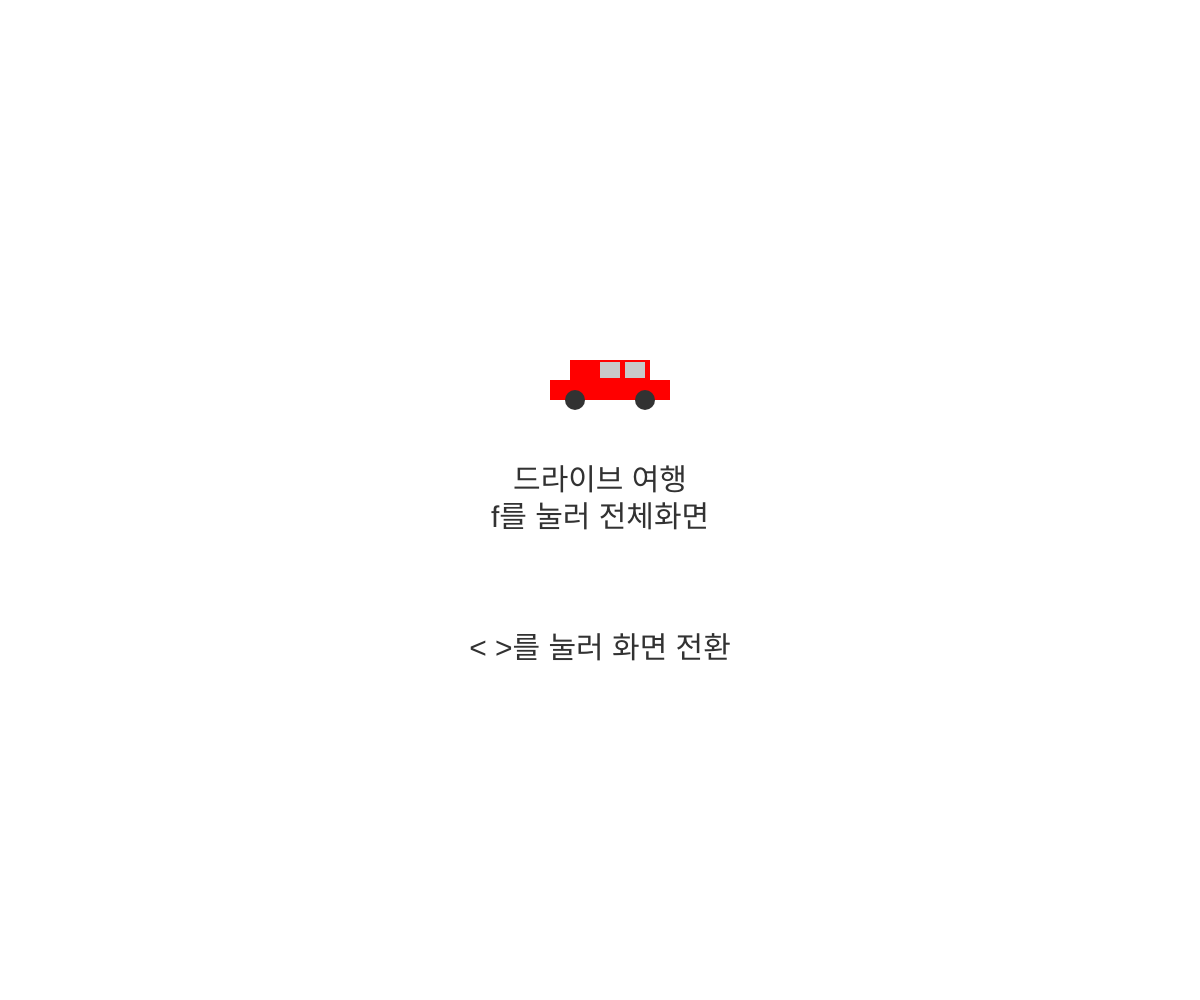
Frame 1 (no input)
Frame 60 (no input): identical to frame 1, image omitted
Frame 120 (the mouse pressed at the canvas centre since frame 60): identical to frame 1, image omitted

The p5.js sketch that drew this single still picture (run headless with seeded random() and noise() and a simulated clock; from frame 60 on, the mouse is pressed at the canvas centre):

// p5.js sketch
// ── sketch.js
//장면1
let baseW = 1200;  //x비율
let baseH = 800;  //y비율
let scaleFactor, offsetX, offsetY;  //기준좌표계 설정 변수
let HR = 0;  //핸들 회전
let excelColor, breakColor;
let breakState = false;  //브레이크 감지
let gearY = -150;  //기어 위치
let gearState = "P"  //현재 기어 단계
let colors; //기어 색상 배열
let colorIndex = 0; //기어 색상 인덱스1
let draggingGear = 0;  //마우스 드래그 상태
let SR = 15;  //사이드브레이크 회전
let sX = -250;  //사이드브레이크 버튼 위치
let sideB = false;  //사이드브레이크 감지
let sideState = "lock";  //현재 사이드브레이크 상태
let engine = "OFF";  //엔진 상태
let start = -1;  //시동

//장면2
let a = -100
let tx = [0, 0, 0, 0, 0]
let ty = [0, 0, 0, 0, 0]
let ts = [0, 0, 0, 0, 0]
let speed = 3;

//장면3
let x = 50;
let y = 650;
let r = 0;

let sx = 1000;
let sy = 900;
let nums = [];


let Ant = 0;

//오프닝
let ox;
let oy;
let numO = [];

//엔딩
let textMassage;
let AIcode;
let textH;

function setup() {
  createCanvas(windowWidth, windowHeight);
  excelColor = color(180);
  breakColor = color(180);
  colors = [color(255, 0, 0), color(0, 0, 0)];
  makeR();
  makeR2();
  
  ox = windowWidth;
  oy = windowHeight - 100;
  //엔딩크레딧
  textH = windowHeight;
  textMassage = '김민석\n이번 프로젝트를 진행하면서, 한 학기 동안 배운 내용만으로도 주제에 맞는 디자인과 인터랙션 요소를\n 구현해내며 생각보다 많은 것을 표현할 수 있다는 점이 신기하고 흥미로웠습니다.\n특히, AI를 활용하는 과정에서는 처음에 원하는 결과가 잘 나오지 않아 어려움을 겪었지만, \n프로젝트를 진행하면서 AI에게 효과적으로 질문하는 방법을 익히게 되었고, \n앞으로도 다른 프로젝트에서 AI를 얼마나 잘 활용하느냐가 중요한 역량이 될 것이라는 점을 느꼈습니다.\n다만, 코드가 점점 길어지고 변수도 많아지면서 작은 수정조차 쉽지 않아 \n코드의 구조화와 주석의 중요성을 깨달았습니다.\n\n맹창영\n이번에 art&tech 수업을 하면서 처음으로 자바스크립트와 p5를 배우게 되었는데\n이해가 잘 안돼서 어려울 때도 있었지만 천천히 알아가면서 배운 점이 매우 많았다고 생각한다.\n단순히 글자만 나오는 코드가 아니라 실시간으로 그림이 그려지는 p5.js에서만 할 수 있는 것이 있을거라고 생각해\n 수업이 끝나고 앞으로도 더 많은 활용방안이 있을지 찾아봐야겠다고 생각했다.\n 또한 팀플을 하면서 각자의 의견을 합쳐서 어떤 식으로 만들어내야할지 고민을 하고,\n 각자 맡은 역할을 제대로 하여서 결과물이 완성되었을 때 뿌듯함까지 느껴졌다.\n 앞으로 이러한 팀플을 더욱 많이 하게 될 텐데 그 때를 위한 좋은 경험이 된 것 같았다.\n\n조민혁\n대학교에 처음 와서 무언가 프로젝트를 해볼 수 있었는데 좋은 경험이였습니다.\n또 강의시간에 가르쳐주신 것들을 충분히 이용해볼 수 있어서 더 뜻 깊었던 것 같습니다.\n그리고 모르는 부분이 있을 때나 오류가 있을 때 동급생이지만 \n팀원들에게 조언을 구하며 진행할 수 있어서 좋았습니다.\n그리고 다같이 서로의 것들을 확인해가며 피드백을 주고받을 수 있었고 그랬기에 \n원했던 결과물을 만들어낼 수 있었던 것 같습니다.\n';
  AIcode = `//AI 사용 콘텐츠 20%
기준좌표계설정
마우스의 좌표를 기준좌표계로 변경
색 깜빡임
마우스 드래그
배경 그라데이션
나무
자동차
let baseW = 1200;  //x비율
let baseH = 800;  //y비율
let scaleFactor, offsetX, offsetY;  //기준좌표계 설정 변수
let draggingGear = 0;

function setup() {
  colors = [color(255, 0, 0), color(0, 0, 0)];
}

function draw() {
//색 반복
if (frameCount % 20 === 0) {	
    colorIndex = 1 - colorIndex;
    }
}

//기준좌표계
function referenceFrame() {
  scaleFactor = min(windowWidth / baseW, windowHeight / baseH);
  offsetX = (windowWidth - baseW * scaleFactor) / 2;
  offsetY = (windowHeight - baseH * scaleFactor) / 2;

  translate(offsetX, offsetY);
  scale(scaleFactor);
}

function screenToCanvas(mx, my) {
  return {
    x: (mx - offsetX) / scaleFactor,
    y: (my - offsetY) / scaleFactor
  };
}

function gear() {
  let gearBoxX = baseW * 3 / 4;
  let gearBoxY = (baseH - 300) / 2;

  //마우스를 기준 좌표로 변환
  let canvasMouse = screenToCanvas(mouseX, mouseY);
  let my = canvasMouse.y - gearBoxY;  //기준 좌표의 mouseY
  let mx = canvasMouse.x - gearBoxX;  //기준 좌표의 mouseX

  if(gearState == "D") {
    fill(0);
  }
  else {
   fill(colors[colorIndex]); //기어 깜빡이
  }

  if (
    mouseIsPressed &&
    breakState == true &&
    !draggingGear &&
    my > gearY - 50 &&
    my < gearY + 50 &&
    mx > gearX - 150 &&
    mx < gearX + 150
  ) {
    draggingGear = true;
  }

  // 드래그 중일 때 위치 업데이트
  if (draggingGear) {
    gearY = constrain(my, -150, 150);
  } else {
  // 자동 정렬 및 상태 저장
    if (gearY < -100) {
      gearY = -150;
      gearState = "P";
    } else if (gearY < 0) {
      gearY = -50;
      gearState = "R";
    } else if (gearY < 100) {
      gearY = 50;
      gearState = "N";
    } else {
      gearY = 150;
      gearState = "D";
    }
  }
}

function mouseReleased() {
  draggingGear = false;
}

function keyPressed() {
  if (key === 'b') {
    sideB = !sideB;
    if (sideB && SR == 0) {
      SR = 0.1;
    }
  }
}

function windowResized() {
  resizeCanvas(windowWidth, windowHeight);
}

배경화면 그라데이션 코드
function drawSkyGradient() {
  for (let y = 0; y < height; y++) {
    let inter = map(y, 0, height, 0, 1);
    let c = lerpColor(color(135, 206, 250), color(255, 255, 255), inter);
    stroke(c);
    line(0, y, width, y);
  }
}
나무 생성 함수
function drawTree(x, y, s = 1) {
  let trunkWidth = 20 * s;
  let trunkHeight = 60 * s;
  let leafSize = 60 * s;

  // 줄기
  fill(101, 67, 33);
  rect(x - trunkWidth / 2, y - trunkHeight, trunkWidth, trunkHeight);

  // 잎사귀
  fill(34, 139, 34);
  ellipse(x, y - trunkHeight - leafSize * 0.2, leafSize * 1.4, leafSize * 1.4);
  ellipse(x - leafSize * 0.4, y - trunkHeight - leafSize * 0.1, leafSize, leafSize);
  ellipse(x + leafSize * 0.4, y - trunkHeight - leafSize * 0.1, leafSize, leafSize);
  ellipse(x - leafSize * 0.25, y - trunkHeight - leafSize * 0.5, leafSize, leafSize);
  ellipse(x + leafSize * 0.25, y - trunkHeight - leafSize * 0.5, leafSize, leafSize);
}
자동차 생성 함수
function drawCar(x, y) {
  // 차체
  fill(255, 0, 0); // 빨간색
  noStroke();
  rect(x, y - 20, 120, 20); // 아래 본체
  rect(x + 20, y - 40, 80, 20); // 윗부분

  // 창문
  fill(200);
  rect(x + 50, y - 38, 20, 16); // 앞 창문
  rect(x + 75, y - 38, 20, 16); // 뒷 창문

  // 바퀴
  fill(50);
  ellipse(x + 25, y, 20, 20);
  ellipse(x + 95, y, 20, 20);
}
`;
}

function draw() {
  background(255);
  
  //장면1
  if(Ant == 1){
    push();
    referenceFrame();
    if (frameCount % 20 === 0) {
    colorIndex = 1 - colorIndex;
    }
    rectMode(CENTER);
    strokeWeight(3);
    textAlign(CENTER, CENTER);
    drawLine();
    handle();
    pedel();
    gear();
    sideBreak();
    turnOn();
    pop();
  }
  //장면2
  else if(Ant == 2){
    push();
    noStroke()
    background(200, 230, 255)
    a += speed
    if(a >= width){
      a = -100
      for(let i = 0; i < 5; i++){
        tx[i] = random(i / 5 * width, (i + 1) / 5 * width)
        ty[i] = random(height - 250, height - 400)
        ts[i] = random(0.8, 1.2)
      }
    }
  fill("#52A352")
  quad(0, height, width, height, width, height - 400, 0, height - 400)
  
  fill(0)
  quad(0, height - 250, 0, height - 50, width, height - 50, width, height - 250)
  fill(120)
  quad(0, height - 50, width, height - 50, width, height - 40, 0, height - 40)
  quad(0, height - 250, width, height - 250, width, height - 240, 0, height - 240)
  fill(255, 255, 0)
  for (let i = 0; i < windowWidth; i = i + 200)
    {
      quad(i, height - 150, i, height - 140, i + 100, height - 140,i + 100, height - 150)
    }
  for(let i = 0; i < 5; i++){
    drawTree(tx[i], ty[i], ts[i])
  }

    drawCar(a, height - 90); // 자동차 위치 (x, y)
    textSize(30)
    text("속도 : ", 100, 100)
    text(speed + 97, 180, 100);
    fill(240, 0, 0);
    ellipse(width - 100, 100, 120)
    fill(255)
    ellipse(width - 100, 100, 100)
    fill(0)
    textSize(40)
    stroke(10)
    text('130', width - 131, 115)
    pop();
  }
  //장면3
  else if(Ant == 3){
    push();
    background(0,255,255);
    referenceFrame();  //가장 먼저 호출 해야 됨

    drawRoad();
    drawMountain();
    if(x<810) {
      drawCar(x,y);
      x+=10;
      y-=3;
    }

    else if(x>=810) {
    x +=4;
    y +=5;
    r +=2;
    push();
    translate(x,y);
    rotate(radians(r));
    drawCar(0,0);
    pop();

    }
    if(y>1500) {
      smoke();
      sy -=2;
    }
    pop();
  }
  //오프닝
  else if(Ant == 0) {
    push();
    textAlign(CENTER, CENTER);
    Opening();
    pop();
  }
  //엔딩
  else if(Ant == 4) {
    push();
    textAlign(CENTER, TOP);
    ending();
    pop();
  }
  else if(Ant == 5){
    push();
    text("주요 기능\n\nAnt 변수를 이용해 전체적인 장면 전환을 할 수 있게 하였습니다.\n\nwindowResized함수를 사용해 전체화면을 자연스럽게 할 수 있게 하였습니다.\n\nOpening, ending 등의 함수와 같이 각 장면별로 함수를 나누어서 draw함수 안을 복잡하게 하지 않아 유지보수를 쉽게 만들었습니다.\n\ndrawcar함수를 이용해서 장면 2와 장면 3의 자동차 모양을 통일시켰습니다.\n\nmousedpressed함수를 이용하여 키보드를 이용한 사용자와의 상호작용을 할 수 있게 하였습니다.\n\npush,pop함수를 이용하여 각 코드들이 서로에게 영향을 끼치지 않도록 설계하였습니다.\n\n각 장면들 이외에도 drawline, handle 등 대부분의 객체들을 최대한 함수로 만들어 함수 내부 또한 복잡하지 않게 만들었습니다.\n\n\n주요 문법\n\nlet - 변수 선언\n\nif, else if - 조건 판단 후 실행\n\nfor - 반복 작업 실행\n\nfunction - 함수 선언",100, 100)
    pop();
  }

}
//오프닝
function Opening() {
  push();
  smokeO();
  textSize(100);
  drawCar(windowWidth/2-50,windowHeight/2-100);
  oy-=2;
  textSize(30);
  text("드라이브 여행\nf를 눌러 전체화면", windowWidth/2, windowHeight/2);
  text("< >를 눌러 화면 전환", windowWidth/2, windowHeight/2 + 150);
  pop();

}
//엔딩
function ending() {
  push();
  textSize(100);
  text('THE END',windowWidth/2, textH);
  textSize(30);
  text(textMassage +'\n' +AIcode,windowWidth/2, textH+300);
  if(textH + 1200 > 0) {
     textH -=1;
  } else {
    textH -= 5;
  }
  // text(textH, 50,50);
  pop();
}

//장면1
function referenceFrame() {
  scaleFactor = min(windowWidth / baseW, windowHeight / baseH);
  offsetX = (windowWidth - baseW * scaleFactor) / 2;
  offsetY = (windowHeight - baseH * scaleFactor) / 2;

  translate(offsetX, offsetY);
  scale(scaleFactor);
}

function screenToCanvas(mx, my) {
  return {
    x: (mx - offsetX) / scaleFactor,
    y: (my - offsetY) / scaleFactor
  };
}

// 경계선
function drawLine() {
  push();
  let x = baseH - 300;
  line(baseW/2, 0, baseW/2, baseH);
  line(0, x, baseW, x);
  line(0, 0, 0, baseH);
  line(baseW, 0, baseW, baseH);
  fill(100);
  pop();
}

// 핸들
function handle() {
  push();

  let x = baseH - 300;

  textSize(50);
  fill(120);
  translate(baseW/4, (baseH - 300)/2);  //300, 250
  //배경
  fill(0);
  text("←", -100, -100);
  text("→", 100, -100);


  rotate(radians(HR));
  fill(120);
  circle(0, 0, 200);
  fill(255);
  noStroke()
  circle(0,0,150);
  fill(120);
  rect(0,-5,180,40);
  rect(0,50,40,75);
  stroke(0);
  noFill();
  circle(0,0,30);

  if(keyIsPressed) {
    if(keyCode === RIGHT_ARROW) {
      HR += 5;
    } else if (keyCode === LEFT_ARROW) {
      HR -= 5;
    }
  }
  pop();
}
// 페달
function pedel() {
  push();
  let x = baseH - 150;
  noStroke();
  textSize(30);
  
  fill(breakColor);
  rect(180, x, 180, 100, 5);
  text("s", 180, x - 80);
  
  fill(excelColor);
  rect(450, x, 100, 180, 5);
  text("w", 450, x - 120);

  // 눌렀을 때 어둡게
  if (keyIsPressed && key === 's') {
    breakColor = color(100);
    breakState = true;
  } else {
    breakColor = color(180);
    breakState = false;
  }

  if (keyIsPressed && key === 'w') {
    excelColor = color(100);
  } else {
    excelColor = color(180);
  }
  pop();
}

// 기어
function gear() {
  push();
  let gearBoxX = baseW * 3 / 4;
  let gearBoxY = (baseH - 300) / 2;
  textSize(30);
  let gearX = -50;
  let transmission = ["P", "R", "N", "D"];
  
  translate(gearBoxX, gearBoxY);

  //마우스를 기준 좌표로 변환
  let canvasMouse = screenToCanvas(mouseX, mouseY);
  let my = canvasMouse.y - gearBoxY;  //기준 좌표의 mouseY
  let mx = canvasMouse.x - gearBoxX;  //기준 좌표의 mouseX
  
  fill(0);
  text("s를 누른 상태로 드래그", gearX, -230);
  rect(gearX,0,100,400,40);
  fill(255);
  rect(gearX,0,80,380,30);
  
  //기어 단계 표시
  textSize(50);
  for(let i =0; i < 3; i++) {
    fill(0);
    text(transmission[i],150, -150 + i*100);
    rect(50, -150 + i*100, 80, 10); 
  }
  
  rect(50, 150, 80, 10);
  if(gearState == "D") {
    fill(0);
  }
  else {
   fill(colors[colorIndex]); //기어 깜빡이
  }
  text(transmission[3], 150, 150);

  fill(0);
  rect(gearX, gearY, 300, 100, 20);
  fill(255);
  rect(gearX, gearY-25, 260, 30, 50);
  
  if (
    mouseIsPressed &&
    breakState == true &&
    !draggingGear &&
    my > gearY - 50 &&
    my < gearY + 50 &&
    mx > gearX - 150 &&
    mx < gearX + 150
  ) {
    draggingGear = true;
  }

  // 드래그 중일 때 위치 업데이트
  if (draggingGear) {
    gearY = constrain(my, -150, 150);
  } else {
  // 자동 정렬 및 상태 저장
    if (gearY < -100) {
      gearY = -150;
      gearState = "P";
    } else if (gearY < 0) {
      gearY = -50;
      gearState = "R";
    } else if (gearY < 100) {
      gearY = 50;
      gearState = "N";
    } else {
      gearY = 150;
      gearState = "D";
    }
  }
  pop();
}

//드래그 감지
function mouseReleased() {
  draggingGear = false;
}

// 사이드 브레이크
function sideBreak() {
  push();
  noStroke();
  textSize(30);
  translate(baseW*3/4 + 100, baseH - 150);
  
  push();  //손잡이
  fill(50);
  rotate(radians(SR));
  rect(sX, -50, 50, 30, 5);
  fill(100);
  rect(-170, -50, 150, 50, 5);
  rect(-100, -50, 11, 50);
  fill(150);
  quad(-70,50, 80,50, -95,-75, -95,-25);

  if(sideB == false && SR == 0) {
    sideState = "open";
    fill(0);
  } else {
    sideState = "lock";
    fill(colors[colorIndex]);
  }
  
  if (sideB === false) {  // 사이드브레이크 OFF
    sX = -250;
    text("b", -290, -50);
  } else {  // 사이드브레이크 ON
    sX = -230;
    if (SR > 0) {
      text("↓", -280, -30);
      fill(0);
      text("↑", -280, -70);
    }
    if (keyIsPressed) {
      if (keyCode === UP_ARROW && SR < 15) {
        SR += 0.5;
      } else if (keyCode === DOWN_ARROW && SR > 0) {
        SR -= 0.5;
        if(SR < 0) {
          SR = 0;
        }
      } else if (SR == 0) {
        sideB = false;
      }
    }
  }
  pop();
  // console.log(sideState);
  // console.log(SR);
  // console.log("sideB 상태:", sideB);
  
  fill(100);  //몸통
  rect(-50,70,300,100,30);
  pop();
}

// 시동
function turnOn() {
  push();
  textSize(30);
  fill(255,0,0);
  noStroke();
  if (gearState == "D" && sideState == "open" && start == 1) {
    engine = "ON";
  } else if (start == 1) {
    engine = "ready";
  } else {
    engine = "OFF";
  }
  
  if(engine == "OFF") {
    text("s + t로 시동을 켜세요.", baseW/4, 50);
  } else if(engine == "ready") {
    text("기어와 사이드 브레이크를 조정하세요.", baseW/4, 50);
  } else {
    text("시동이 켜졌습니다.", baseW/4, 50);
    text("다음 장면으로 넘어가세요", baseW/4, 100);
  }
  pop();
}

// 전체화면 전환
function keyPressed() {
  let fs = fullscreen();
  if (key == "f") {
    fullscreen(!fs);
  }

  // 사이드 브레이크 제어
  if (key === 'b') {
    sideB = !sideB;
    if (sideB && SR == 0) {
      SR = 0.1;
    }
  }
  //시동
  if ( key === 't') {
    if (breakState == true) {
    start *= -1;
    }
  }
  // 장면전환
  if(key == '.' ||  key == '>'){
    if(Ant == 1 && engine == "ON"){
      Ant += 1;
    }
    else if(Ant == 2 && speed >= 30){
      Ant += 1;
    }
    else if(Ant != 1 && Ant != 2) {
      Ant += 1;
    }
    if(Ant == 2){
      drawSkyGradient(); // 그라데이션 배경
      }
    }
  
  else if(key == ',' || key == '<'){
      Ant -= 1;
      if(Ant == 2){
        drawSkyGradient(); // 그라데이션 배경
      }
    }
  
  else if(Ant == 2 && key == 'w'){
    speed += 3;
  }
}

// 창 크기 변경 시 캔버스 다시 설정
function windowResized() {
  resizeCanvas(windowWidth, windowHeight);
}


//장면2
function drawCar(x, y) {
  // 차체
  fill(255, 0, 0); // 빨간색
  noStroke();
  rect(x, y - 20, 120, 20); // 아래 본체
  rect(x + 20, y - 40, 80, 20); // 윗부분

  // 창문
  fill(200);
  rect(x + 50, y - 38, 20, 16); // 앞 창문
  rect(x + 75, y - 38, 20, 16); // 뒷 창문

  // 바퀴
  fill(50);
  ellipse(x + 25, y, 20, 20);
  ellipse(x + 95, y, 20, 20);
}

function drawTree(x, y, s = 1) {
  // s는 크기 비율
  let trunkWidth = 20 * s;
  let trunkHeight = 60 * s;
  let leafSize = 60 * s;

  // 줄기
  fill(101, 67, 33); // 갈색
  rect(x - trunkWidth / 2, y - trunkHeight, trunkWidth, trunkHeight);

  // 잎사귀
  noStroke()
  fill(34, 139, 34); // 진녹색
  ellipse(x, y - trunkHeight - leafSize * 0.2, leafSize * 1.4, leafSize * 1.4);
  ellipse(x - leafSize * 0.4, y - trunkHeight - leafSize * 0.1, leafSize, leafSize);
  ellipse(x + leafSize * 0.4, y - trunkHeight - leafSize * 0.1, leafSize, leafSize);
  ellipse(x - leafSize * 0.25, y - trunkHeight - leafSize * 0.5, leafSize, leafSize);
  ellipse(x + leafSize * 0.25, y - trunkHeight - leafSize * 0.5, leafSize, leafSize);
}

function drawSkyGradient() {
  push()
  for (let y = 0; y < height; y++) {
    let inter = map(y, 0, height, 0, 1);
    let c = lerpColor(color(135, 206, 250), color(255, 255, 255), inter);
    stroke(c);
    line(0, y, width, y);
  }
  pop()
}

//장면3
function drawRoad() {
push();
// 절벽
fill(160, 82, 45);
quad(870, 400, 1200, 1000, -500, 1000, -500, 0);

// 도로
fill(0, 128, 0);
strokeWeight(150); // 이미 scale 적용됨
stroke(150);
ellipse(200, 400, 1200, 400); // baseW = 1200 기준 위치
pop();
}

function drawMountain() {
push();
noStroke();
fill(0, 128, 0);
triangle(-500, 500, 700, 400, 250, -300);

fill(0, 100, 0);
triangle(700, 400, 250, -300, 600, 450);
pop();
}

function smoke() {
  
  push();
  noStroke();
  fill(125,125,125,150);

  for(let i = 0;i<1000;i++){
    ellipse(sx,sy+100*i,nums[i],150);
  }  
  pop();
  
}
function makeR() {
  for(let i = 0;i<1000;i++) {
      nums[i] = int(random(150,250));    
  }
}

function makeR2() {
  for(let i = 0;i<1000;i++) {
    numO[i] = int(random(50,150));
  }
}


function smokeO() {
  push();
  noStroke();
  fill(125,125,125,150);
  
  for(let i = 0; i< 1000; i++) {
    ellipse(ox+80,oy+35*i-60,numO[i],50);
    if(oy+35*i>windowHeight/2-100) {
      fill(256);
  }
  }
  pop();
  
  
}
